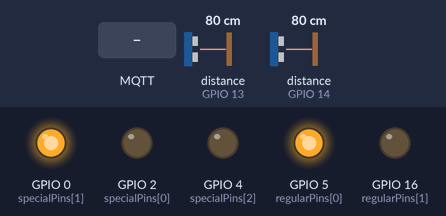
Simulated run of this sketch. Board: ESP8266 (NodeMCU). On the bench: output pins drawn as LEDs (lit = HIGH). Wiring (inferred from the names in the program): 2 × ultrasonic range finder: trigger GPIO 12, echo GPIO 13 / trigger GPIO 15, echo GPIO 14. The test bench sets the inputs (shaded band); at power-on: distance to the obstacle (sensors on GPIO 13, GPIO 14) 80 cm. The echo pulse lasts 58.3 µs per cm; WiFi joins after 1.5 s; servers stay silent unless stated; no MQTT or app messages arrive unless stated; pins used as bus, display or sensor lines are not drawn; what the sketch prints to the serial monitor is not drawn.

Above: at 2.7 s.
2.8 s: MQTT message "1" arrives on the first subscribed topic
At 5.0 s:
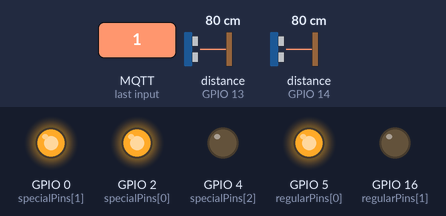
6.0 s: distance to the obstacle (sensor on GPIO 13) set to 57 cm
8.8 s: distance to the obstacle (sensor on GPIO 13) set to 47 cm
At 11.1 s:
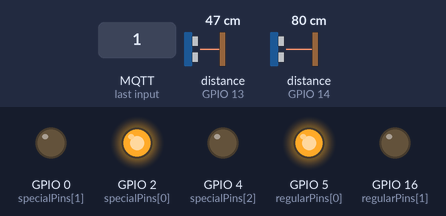
12.1 s: distance to the obstacle (sensor on GPIO 13) set to 60 cm
At 14.1 s:
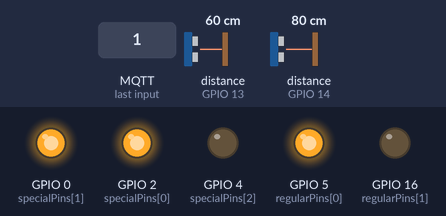
15.1 s: distance to the obstacle (sensor on GPIO 13) set to 2 cm
At 17.0 s:
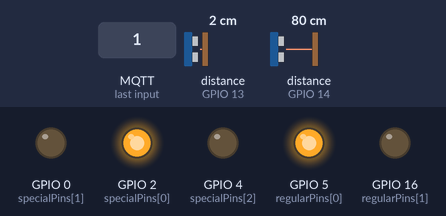
Timing chart, 0 to 18.5 s (numbered marks = the images above; inputs shaded):
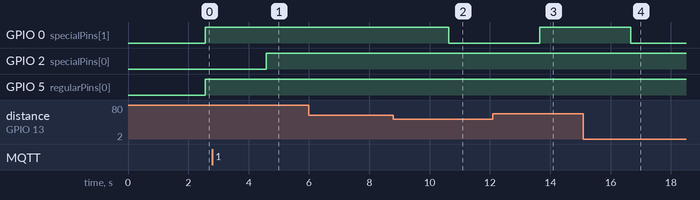

Measured:
- the behaviour switches between 52 and 51 cm on distance to the obstacle (sensor on GPIO 13) (found by bisection; images 1 and 2)
- after the input at 2.8 s, GPIO 2 (specialPins[0]): LOW → HIGH after 1.8 s
- after the input at 6.0 s, every drawn part: stays the same
- after the input at 8.8 s, GPIO 0 (specialPins[1]): HIGH → LOW after 1.8 s
- after the input at 12.1 s, GPIO 0 (specialPins[1]): LOW → HIGH after 1.5 s
- after the input at 15.1 s, GPIO 0 (specialPins[1]): HIGH → LOW after 1.6 s

The sketch:

ProjetoIoT.ino
```cpp
#include <ESP8266WiFi.h>
#include <PubSubClient.h>

// Dados Wi-fi
const char* ssid = "WLL-Inatel";
const char* password = "inatelsemfio*";

// Dados MQTT
const char* mqtt_server = "test.mosquitto.org";
const int mqtt_port = 1883;
WiFiClient espClient;
PubSubClient client(espClient);

// Dados sobre sensor e LEDs
const int trigPinSpecial = 15; // D8
const int echoPinSpecial = 13; // D7
const int trigPinRegular = 12; // D6
const int echoPinRegular = 14; // D5
int duration[2] = {0, 0};
int distance[2] = {0, 0};

// Array RGB de pinos
int specialPins[3] = {2, 0, 4}; // D4, D3, D2
int regularPins[2] = {5, 16}; // D1, D0

// Dado de temporarização para publicar dados no MQTT
unsigned long previousMillis = 0;

// Criando controle de vaga.
// [0] -> Vaga especial, [1] -> Vaga regular
// -1  =  ocupado            ->  vermelho
//  0  =  reservado          ->  amarelo
//  1  =  livre              ->  verde
//  2  =  livre (especial)   ->  azul
int8_t vagaStatus[2] = {1, 1};

// Variáveis de controle para vaga especial e reserva de vaga
bool especial = false;
bool reservada = false;

void setup() {
  Serial.begin(115200);

  // Inicializando LEDs, sensor e botão
  pinMode(echoPinSpecial, INPUT);
  pinMode(echoPinRegular, INPUT);
  pinMode(trigPinSpecial, OUTPUT);
  pinMode(trigPinRegular, OUTPUT);
  pinMode(specialPins[0], OUTPUT);
  pinMode(specialPins[1], OUTPUT);
  pinMode(specialPins[2], OUTPUT);
  pinMode(regularPins[0], OUTPUT);
  pinMode(regularPins[1], OUTPUT);

  // Conectando com Wi-Fi
  setup_wifi();

  // Conectando com MQTT
  client.setServer(mqtt_server, mqtt_port);
  client.setCallback(callback);

  // Caso a conexão seja bem sucedida, fazer inscrição pro tópico de vagas
  if(client.connect("C115-Teste")) {
    Serial.println(("Conectado ao MQTT"));
    client.subscribe("c115/estacionamento/reservas/vaga1");
  } else {
    Serial.println("Falha na conexão.");
    Serial.println(client.state());
  }

}

void loop() {
  // Variável para temporarização de funções
  unsigned long currentMillis = millis();

  // Inicia loop do MQTT
  client.loop();

  // Limpa os sensores ultrasônicos
  digitalWrite(trigPinSpecial, LOW);
  digitalWrite(trigPinRegular, LOW);
  delayMicroseconds(2);

  // Manda um pulso pelos sensores
  digitalWrite(trigPinSpecial, HIGH);
  digitalWrite(trigPinRegular, HIGH);
  delayMicroseconds(10);
  digitalWrite(trigPinSpecial, LOW);
  digitalWrite(trigPinRegular, LOW);

  // Pega a duração dos pulsos
  duration[0] = pulseIn(echoPinSpecial, HIGH);
  duration[1] = pulseIn(echoPinRegular, HIGH);

  // Verifica a distância baseada na duração dos pulsos
  distance[0] = duration[0] * 0.034 / 2;
  distance[1] = duration[1] * 0.034 / 2;

  // Atualiza status da vaga e cor do LED
  for(int i = 0; i < 2; i++) {
    if(distance[i] <= 50) { // Se o carro estiver na vaga, ela está OCUPADA
      vagaStatus[i] = -1;
    } else if(especial == 0 && reservada == 0) { // Se a vaga estiver disponível e não for especial, ela está LIVRE
      vagaStatus[i] = 1;
    } else if (especial == 1 && reservada == 0) { // Se a vaga estiver disponível e for especial, ela está LIVRE (ESPECIAL)
      vagaStatus[i] = 2;
    } else { // Caso contrário, ela está RESERVADA
      vagaStatus[i] = 0;
    }

    // Muda a cor dos LEDs respectivos
    switch(vagaStatus[i]) {
      default:
      case -1:
        setColor("RED", i == 0 ? specialPins : regularPins, i == 0 ? 3 : 2);
      break;

      case 0:
        setColor("YELLOW", i == 0 ? specialPins : regularPins, i == 0 ? 3 : 2);
      break;

      case 1:
        setColor("GREEN", i == 0 ? specialPins : regularPins, i == 0 ? 3 : 2);
      break;

      case 2:
        setColor("BLUE", specialPins, 3);
      break;
    }
  }

  // Envia dados aos tópicos MQTT a cada 2 segundos, para evitar sobrecarga
  if (currentMillis - previousMillis >= 2000) {
    previousMillis = currentMillis;

    client.publish("c115/estacionamento/sensores/sensor1", String(vagaStatus[0]).c_str());
    client.publish("c115/estacionamento/sensores/sensor2", String(vagaStatus[1]).c_str());
    client.publish("c115/estacionamento/vagas/vaga1", String(vagaStatus[0]).c_str());

    Serial.print("Publicado valor ");
    Serial.print(vagaStatus[0]);
    Serial.println(" para c115/estacionamento/sensor1.");
    Serial.print("Publicado valor ");
    Serial.print(vagaStatus[1]);
    Serial.println(" para c115/estacionamento/sensor2.");
  }
}

// Conecta o ESP8266 ao Wi-Fi
void setup_wifi() {
  delay(10);
  Serial.println();
  Serial.print("Conectando-se a ");
  Serial.println(ssid);

  WiFi.begin(ssid, password);

  while (WiFi.status() != WL_CONNECTED) {
    delay(500);
    Serial.print(".");
  }

  Serial.println("");
  Serial.println("WiFi conectado");
  Serial.println("Endereço IP: ");
  Serial.println(WiFi.localIP());
}

// Função de callback para lidar com mensagens recebidas pela inscrição de tópicos MQTT
void callback(char* topic, byte* payload, unsigned int length) {
  Serial.print("Mensagem recebida no tópico: ");
  Serial.println(topic);

  // Converte o payload para um int e verifica se a vaga foi reservada
  int receivedValue = atoi((char*)payload);
  if (receivedValue == 1) {
    reservada = true;
  } else{
    reservada = false;
  }
}

// Altera a cor de um LED RGB de 3 ou 4 pinos.
// O pinos do array 'pins' devem ser inseridos em ordem
void setColor(String color, int pins[], int arraySize) {
  color.toUpperCase();

  if(arraySize >= 2) {
    if (color == "RED") {
      analogWrite(pins[0], 255);
      analogWrite(pins[1], 0);
      if (arraySize == 3) analogWrite(pins[2], 0);
    } else if (color == "BLUE") {
      analogWrite(pins[0], 0);
      analogWrite(pins[1], 0);
      if (arraySize == 3) analogWrite(pins[2], 255);
    } else if (color == "YELLOW") {
      analogWrite(pins[0], 255);
      analogWrite(pins[1], 255);
      if (arraySize == 3) analogWrite(pins[2], 0);
    } else if (color == "GREEN") {
      analogWrite(pins[0], 0);
      analogWrite(pins[1], 255);
      if (arraySize == 3) analogWrite(pins[2], 0);
    } else {
      analogWrite(pins[0], 255);
      analogWrite(pins[1], 0);
      if (arraySize == 3) analogWrite(pins[2], 0);
    }

  }
}
```
